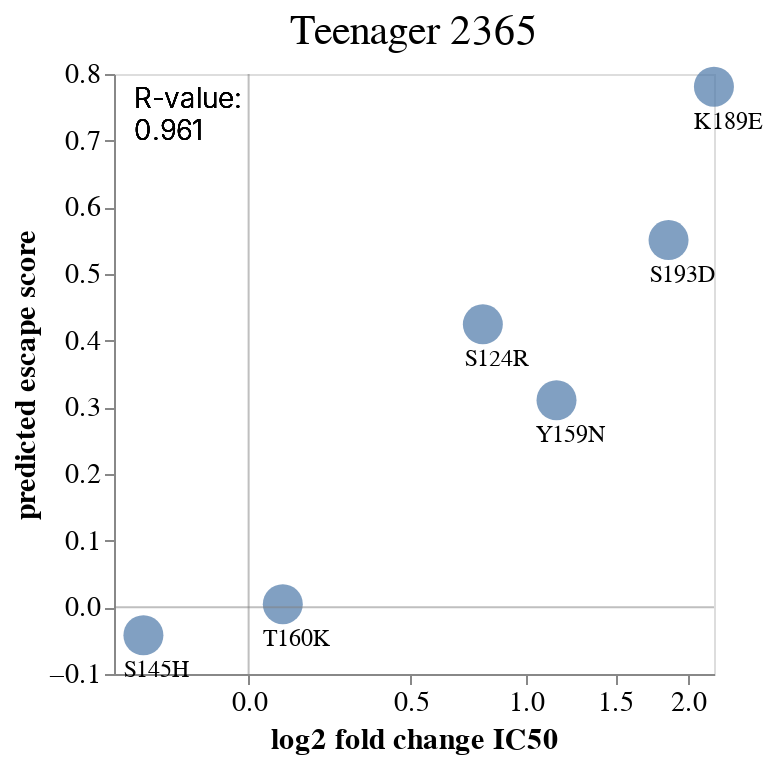

The notebook cell this image was saved under:
### Code cell
r = round(r, 3)

corrs = (
    alt.Chart(validation_vs_prediction)
    .mark_circle(size=400)
    .encode(
        x=alt.X('log2_fold_change_ic50',
                title='log2 fold change IC50',
                scale=alt.Scale(type="symlog"),
               ),
        y=alt.Y('escape_median',
                title='predicted escape score'
               ),
        tooltip=['variant']
    )
    .properties(
        title='Teenager 2365',
    )

)

text = corrs.mark_text(
    align='center',
    baseline='top',
    fontSize=12,
    dx=7,
    dy=12
).encode(
    text='variant'
)

text_2 = alt.Chart().mark_text(
    align='left', 
    baseline='bottom',
    fontSize=14,
    fontWeight=300
).encode(
    x=alt.value(10),
    y=alt.value(20),
    text=alt.value(["R-value: ", f'{r}'])
)

x_axis = alt.Chart(pd.DataFrame({'y': [0]})).mark_rule(
    size=1, 
    opacity=0.5, color='gray').encode(y='y')

y_axis = alt.Chart(pd.DataFrame({'x': [0]})).mark_rule(
    size=1, 
    opacity=0.5, color='gray').encode(x='x')
    

chart = (
    (corrs + text + text_2 + x_axis + y_axis)
    .configure_axis(
        grid=False,
        labelFontSize=14,
        titleFontSize=15,  
    )
    .configure_title(
        fontSize=21,
        fontWeight='normal',
        # padding=5,
    )
)

chart.save(
    'scratch_notebooks/figure_drafts/validation_correlations/230927_2365_scatter.png',
    scale_factor=2.0
)

chart

### Figure 1 — Vega-Lite specification as saved in the notebook (floating-point values rounded to 4 significant figures)
{"config": {"view": {"continuousWidth": 300, "continuousHeight": 300}, "axis": {"grid": false, "labelFontSize": 14, "titleFontSize": 15}, "title": {"fontSize": 21, "fontWeight": "normal"}}, "layer": [{"mark": {"type": "circle", "size": 400}, "encoding": {"tooltip": [{"field": "variant", "type": "nominal"}], "x": {"field": "log2_fold_change_ic50", "scale": {"type": "symlog"}, "title": "log2 fold change IC50", "type": "quantitative"}, "y": {"field": "escape_median", "title": "predicted escape score", "type": "quantitative"}}, "title": "Teenager 2365"}, {"mark": {"type": "text", "align": "center", "baseline": "top", "dx": 7, "dy": 12, "fontSize": 12}, "encoding": {"text": {"field": "variant", "type": "nominal"}, "tooltip": [{"field": "variant", "type": "nominal"}], "x": {"field": "log2_fold_change_ic50", "scale": {"type": "symlog"}, "title": "log2 fold change IC50", "type": "quantitative"}, "y": {"field": "escape_median", "title": "predicted escape score", "type": "quantitative"}}, "title": "Teenager 2365"}, {"mark": {"type": "text", "align": "left", "baseline": "bottom", "fontSize": 14, "fontWeight": 300}, "encoding": {"text": {"value": ["R-value: ", "0.961"]}, "x": {"value": 10}, "y": {"value": 20}}}, {"data": {"name": "data-06fd9f850666401b4599de5588b60692"}, "mark": {"type": "rule", "color": "gray", "opacity": 0.5, "size": 1}, "encoding": {"y": {"field": "y", "type": "quantitative"}}}, {"data": {"name": "data-9c00aa9dc2b1c1a0b4bf9b34ead12925"}, "mark": {"type": "rule", "color": "gray", "opacity": 0.5, "size": 1}, "encoding": {"x": {"field": "x", "type": "quantitative"}}}], "data": {"name": "data-e3a845ec3f1586ac04cd76ad1f6c90ad"}, "$schema": "https://vega.github.io/schema/vega-lite/v5.8.0.json", "datasets": {"data-e3a845ec3f1586ac04cd76ad1f6c90ad": [{"serum": 2365, "variant": "Y159N", "ic50": 0.0005655, "log2_fold_change_ic50": 1.159, "epitope": 1, "mutation": "Y159N", "escape_mean": 0.3106, "escape_median": 0.3106, "escape_min_magnitude": 0.2507, "escape_std": 0.0846, "n_models": 2, "times_seen": 122.5, "frac_models": 1.0}, {"serum": 2365, "variant": "T160K", "ic50": 0.0002695, "log2_fold_change_ic50": 0.08919, "epitope": 1, "mutation": "T160K", "escape_mean": 0.0047, "escape_median": 0.0047, "escape_min_magnitude": -0.0099, "escape_std": 0.0206, "n_models": 2, "times_seen": 186.5, "frac_models": 1.0}, {"serum": 2365, "variant": "S124R", "ic50": 0.0004397, "log2_fold_change_ic50": 0.7957, "epitope": 1, "mutation": "S124R", "escape_mean": 0.4245, "escape_median": 0.4245, "escape_min_magnitude": 0.3866, "escape_std": 0.0535, "n_models": 2, "times_seen": 55.0, "frac_models": 1.0}, {"serum": 2365, "variant": "K189E", "ic50": 0.001163, "log2_fold_change_ic50": 2.199, "epitope": 1, "mutation": "K189E", "escape_mean": 0.781, "escape_median": 0.781, "escape_min_magnitude": 0.6504, "escape_std": 0.1848, "n_models": 2, "times_seen": 47.5, "frac_models": 1.0}, {"serum": 2365, "variant": "S193D", "ic50": 0.0009172, "log2_fold_change_ic50": 1.856, "epitope": 1, "mutation": "S193D", "escape_mean": 0.5509, "escape_median": 0.5509, "escape_min_magnitude": 0.4033, "escape_std": 0.2087, "n_models": 2, "times_seen": 64.5, "frac_models": 1.0}, {"serum": 2365, "variant": "S145H", "ic50": 0.0002056, "log2_fold_change_ic50": -0.3008, "epitope": 1, "mutation": "S145H", "escape_mean": -0.0419, "escape_median": -0.0419, "escape_min_magnitude": 0.0147, "escape_std": 0.08, "n_models": 2, "times_seen": 10.0, "frac_models": 1.0}], "data-06fd9f850666401b4599de5588b60692": [{"y": 0}], "data-9c00aa9dc2b1c1a0b4bf9b34ead12925": [{"x": 0}]}}
